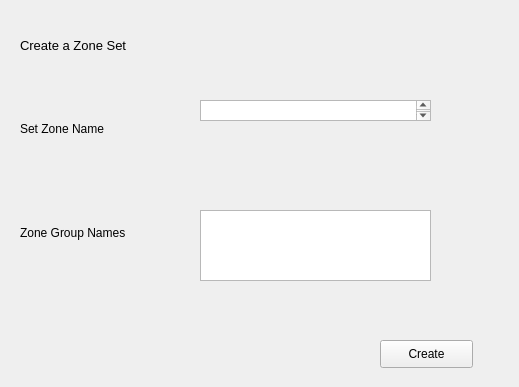
<?xml version="1.0" encoding="UTF-8"?>
<ui version="4.0">
 <class>Form</class>
 <widget class="QWidget" name="Form">
  <property name="geometry">
   <rect>
    <x>0</x>
    <y>0</y>
    <width>519</width>
    <height>387</height>
   </rect>
  </property>
  <property name="windowTitle">
   <string>Form</string>
  </property>
  <widget class="QLabel" name="label">
   <property name="geometry">
    <rect>
     <x>20</x>
     <y>20</y>
     <width>221</width>
     <height>51</height>
    </rect>
   </property>
   <property name="font">
    <font>
     <pointsize>10</pointsize>
    </font>
   </property>
   <property name="text">
    <string>Create a Zone Set  </string>
   </property>
  </widget>
  <widget class="QTextEdit" name="textEdit">
   <property name="geometry">
    <rect>
     <x>200</x>
     <y>100</y>
     <width>231</width>
     <height>21</height>
    </rect>
   </property>
  </widget>
  <widget class="QTextEdit" name="textEdit_3">
   <property name="geometry">
    <rect>
     <x>200</x>
     <y>210</y>
     <width>231</width>
     <height>71</height>
    </rect>
   </property>
  </widget>
  <widget class="QPushButton" name="pushButton">
   <property name="geometry">
    <rect>
     <x>380</x>
     <y>340</y>
     <width>93</width>
     <height>28</height>
    </rect>
   </property>
   <property name="text">
    <string>Create</string>
   </property>
  </widget>
  <widget class="QWidget" name="">
   <property name="geometry">
    <rect>
     <x>20</x>
     <y>80</y>
     <width>151</width>
     <height>201</height>
    </rect>
   </property>
   <layout class="QVBoxLayout" name="verticalLayout">
    <item>
     <widget class="QLabel" name="label_2">
      <property name="text">
       <string>Set Zone Name </string>
      </property>
     </widget>
    </item>
    <item>
     <widget class="QLabel" name="label_4">
      <property name="text">
       <string>Zone Group Names</string>
      </property>
     </widget>
    </item>
   </layout>
  </widget>
 </widget>
 <resources/>
 <connections/>
</ui>
